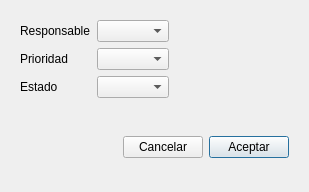
<?xml version="1.0" encoding="UTF-8"?>
<ui version="4.0">
 <class>dModifyAuto</class>
 <widget class="QDialog" name="dModifyAuto">
  <property name="windowModality">
   <enum>Qt::ApplicationModal</enum>
  </property>
  <property name="geometry">
   <rect>
    <x>0</x>
    <y>0</y>
    <width>309</width>
    <height>192</height>
   </rect>
  </property>
  <property name="windowTitle">
   <string>Modificación de ticket</string>
  </property>
  <property name="modal">
   <bool>true</bool>
  </property>
  <layout class="QVBoxLayout" name="verticalLayout">
   <item>
    <widget class="QWidget" name="widgetMain" native="true">
     <layout class="QFormLayout" name="formLayout">
      <property name="fieldGrowthPolicy">
       <enum>QFormLayout::FieldsStayAtSizeHint</enum>
      </property>
      <item row="0" column="0">
       <widget class="QLabel" name="lbResponsible">
        <property name="text">
         <string>Responsable</string>
        </property>
       </widget>
      </item>
      <item row="0" column="1">
       <widget class="QComboBox" name="cboxResponsible"/>
      </item>
      <item row="1" column="0">
       <widget class="QLabel" name="lbPriority">
        <property name="text">
         <string>Prioridad</string>
        </property>
       </widget>
      </item>
      <item row="1" column="1">
       <widget class="QComboBox" name="cboxPriority"/>
      </item>
      <item row="2" column="0">
       <widget class="QLabel" name="lbState">
        <property name="text">
         <string>Estado</string>
        </property>
       </widget>
      </item>
      <item row="2" column="1">
       <widget class="QComboBox" name="cboxState"/>
      </item>
     </layout>
    </widget>
   </item>
   <item>
    <widget class="QWidget" name="widgetButtons" native="true">
     <layout class="QHBoxLayout" name="horizontalLayout">
      <item>
       <spacer name="horizontalSpacer">
        <property name="orientation">
         <enum>Qt::Horizontal</enum>
        </property>
        <property name="sizeHint" stdset="0">
         <size>
          <width>40</width>
          <height>20</height>
         </size>
        </property>
       </spacer>
      </item>
      <item>
       <widget class="QPushButton" name="btCancel">
        <property name="text">
         <string>Cancelar</string>
        </property>
       </widget>
      </item>
      <item>
       <widget class="QPushButton" name="btAccept">
        <property name="text">
         <string>Aceptar</string>
        </property>
        <property name="default">
         <bool>true</bool>
        </property>
       </widget>
      </item>
     </layout>
    </widget>
   </item>
  </layout>
 </widget>
 <resources/>
 <connections/>
</ui>
